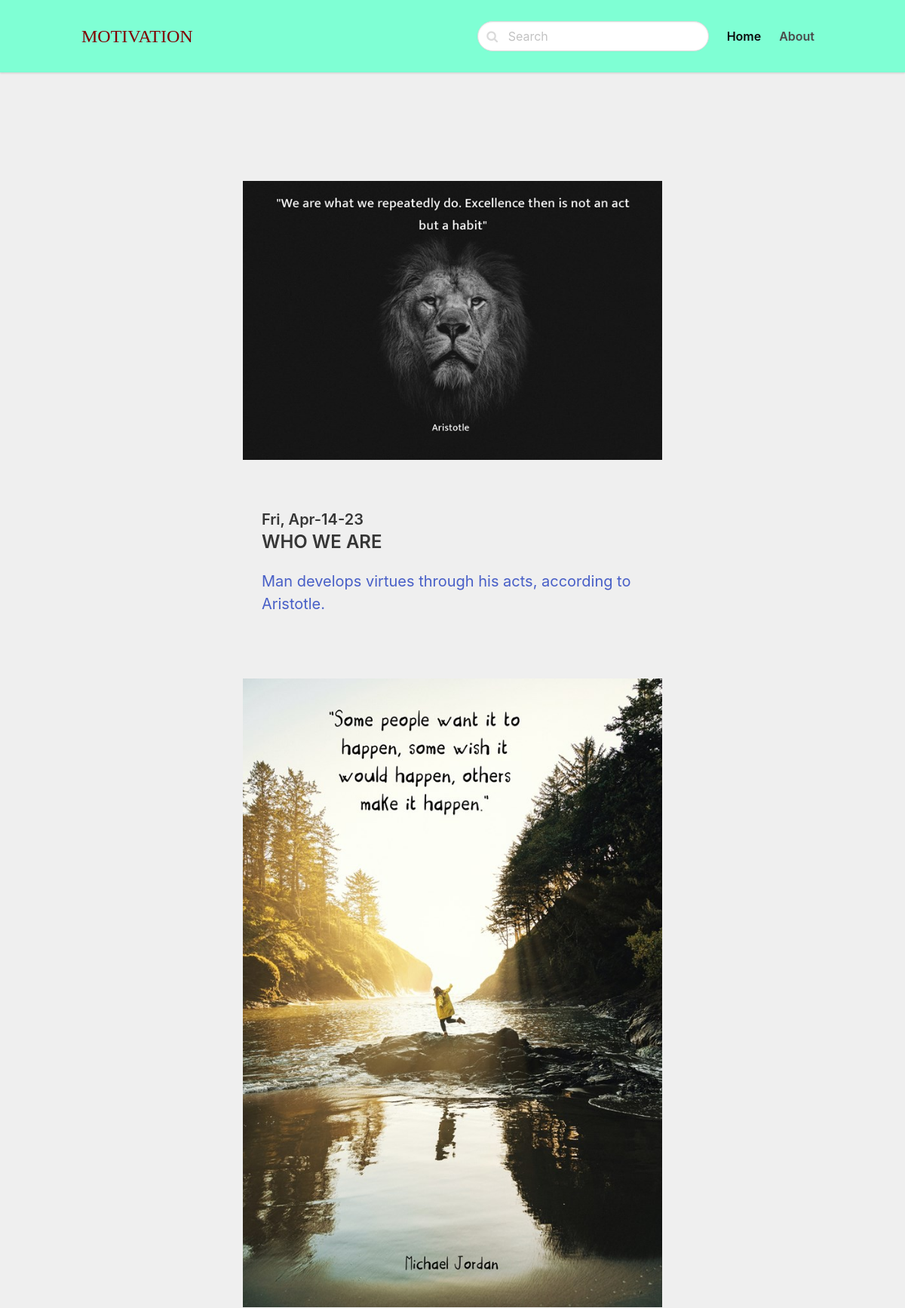
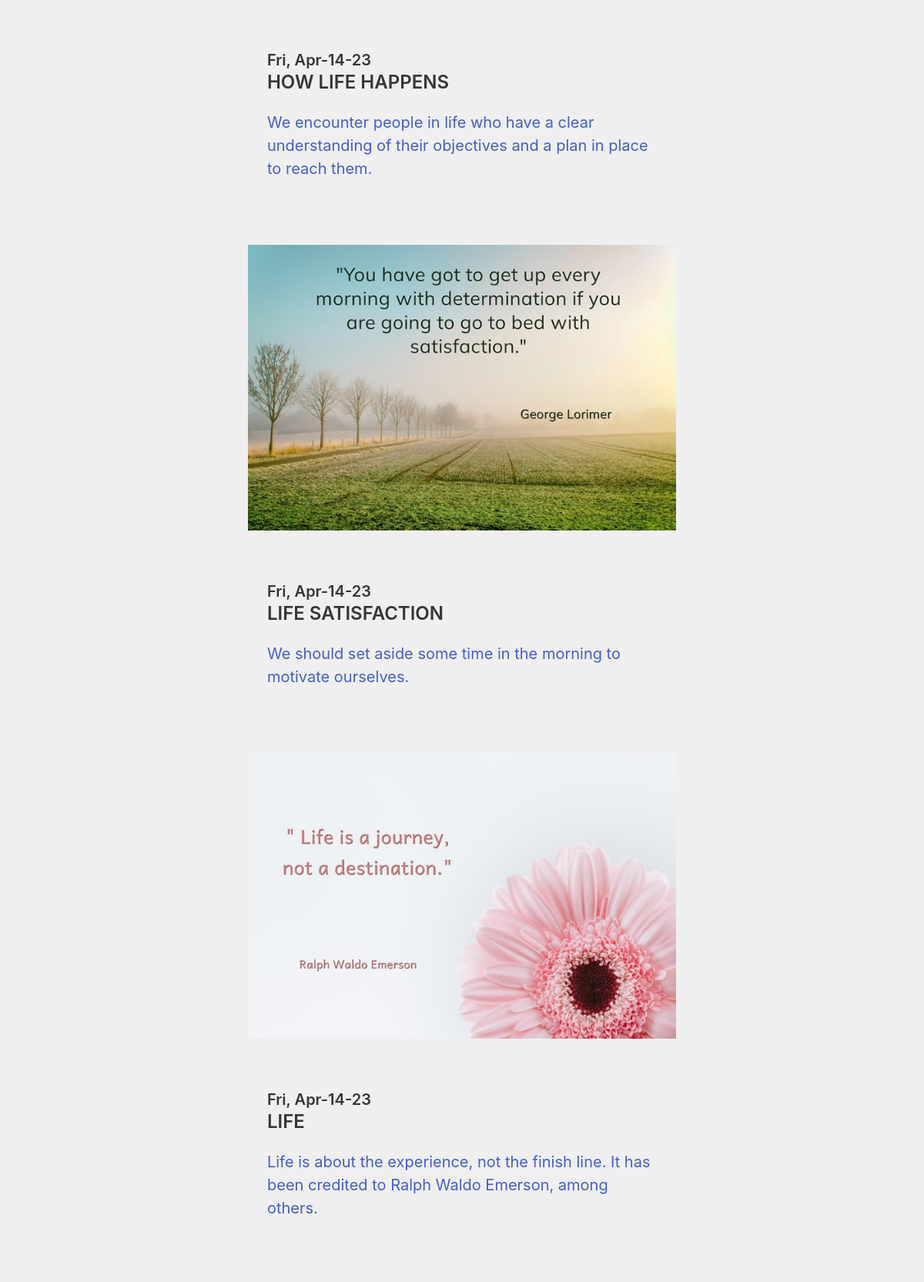
The page / (upper part) on the database its author committed (2 pictures, top to bottom).
### blogappposts/models.py (models this page shows, shortened)
class Post(models.Model):
    ACTIVE = 'active'
    DRAFT = 'draft'
    CHOICES_STATUS = (
        (ACTIVE, 'Active'),
        (DRAFT, 'Draft')
    )
    category = models.ForeignKey(Category, related_name='posts', on_delete=models.CASCADE)
    title = models.CharField(max_length=255)
    slug = models.SlugField()
    intro = models.TextField()
    body = models.TextField()
    created_at = models.DateField(auto_now_add=True)
    status = models.CharField(max_length=10, choices= CHOICES_STATUS, default=ACTIVE)
    image = models.ImageField(upload_to='uploads/', blank=True, null=True)
    class Meta:
        ordering = ('-created_at',)

### blogapp/views.py (the view)
# urls.py: path('',frontpage, name='frontpage'),
def frontpage(request):
    posts = Post.objects.filter(status=Post.ACTIVE)
    return render(request, 'blogapp/frontpage.html', {'posts':posts})

### blogapp/templates/blogapp/frontpage.html (shortened to what this page needs)
{% extends 'blogapp/main.html' %}
{% block content %}
<section class="hero">
    <div class="hero-body">
        <div class="container">
            <section class="section">
                <div class="columns">
                    <div class="column is-10 is-offset-1">
                       {%for post in posts%}
                            <div class = "content is-medium">
                                <a href="{%url 'detail' post.category.slug post.slug %}">
                                    {%if post.image %}
                                    <figure class = "image mb-6">
                                        <img src ="{{ post.image.url}}">
                                    {% endif %}
                                    </figure>
                                    <div class="column is-10 is-offset-1">
                                <h2 class = "subtitle is-5">{{ post.created_at|date:'D, M-d-y'}}</h2>
                                <h1 class = "title is-4">{{ post.title }}</h1>
                                   <p>{{post.intro}}</p>
                                   </div>
                            </div><br><br>
                        {% endfor %}
                    </div>
                </div>
            </section>
        </div>
    </div>
</section>
{% endblock %}

### blogapp/templates/blogapp/main.html (style rules this page uses)
body { background-color:#EFEFEF; }

### rows shown on the page
Post: image (picture), created_at "Fri, Apr-14-23", title "WHO WE ARE", intro "Man develops virtues through his acts, according to Aristotle."
Post: image (picture), created_at "Fri, Apr-14-23", title "HOW LIFE HAPPENS", intro "We encounter people in life who have a clear understanding of their objectives and a plan in place to reach them."
Post: image (picture), created_at "Fri, Apr-14-23", title "LIFE SATISFACTION", intro "We should set aside some time in the morning to motivate ourselves."
Post: image (picture), created_at "Fri, Apr-14-23", title "LIFE", intro "Life is about the experience, not the finish line. It has been credited to Ralph Waldo Emerson, among others."
